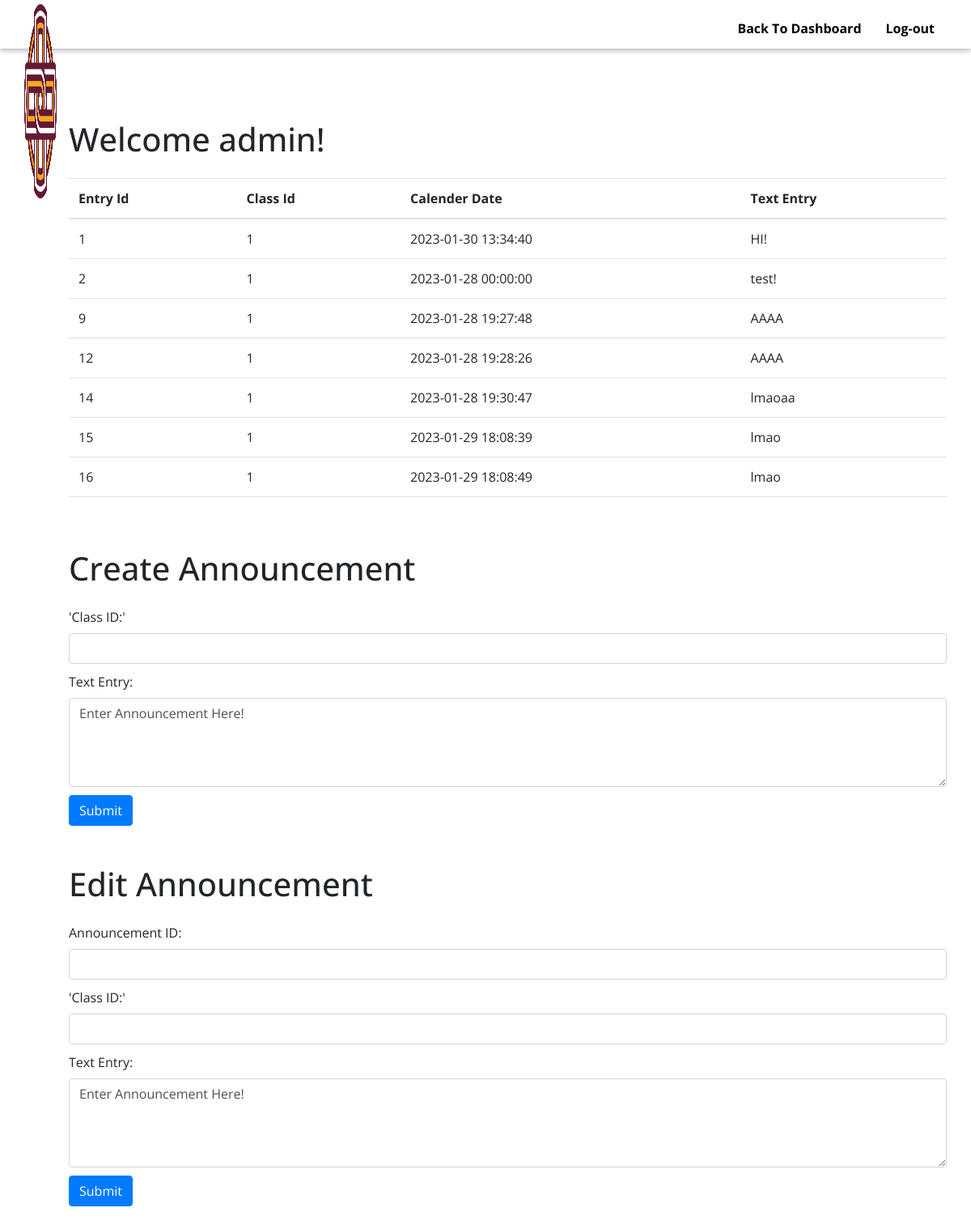
The page /manage_php/announcement_manage.php (signed in) on the database its author committed.
### tables this page shows
CREATE TABLE `Announcement_Entry` (
  `Entry_id` int NOT NULL AUTO_INCREMENT,
  `Class_id` int NOT NULL,
  `Calender_date` datetime DEFAULT NULL,
  `Text_entry` varchar(500) NOT NULL,
  PRIMARY KEY (`Entry_id`),
  KEY `Class_id` (`Class_id`),
  CONSTRAINT `Announcement_Entry_ibfk_1` FOREIGN KEY (`Class_id`) REFERENCES `Class` (`Class_id`)
);

### manage_php/announcement_manage.php (the view, shortened to what this page needs)
<!DOCTYPE html>
<?php
include("../includes/classes.php");
?>
<html>
<head>
        <link href="https://cdn.jsdelivr.net/npm/bootstrap@5.1.3/dist/css/bootstrap.min.css" rel="stylesheet">
        <link rel="stylesheet" type="text/css" href="../styles/style.css">
    </head>
    <link rel="stylesheet" href="https://stackpath.bootstrapcdn.com/bootstrap/4.3.1/css/bootstrap.min.css">
    <link rel="stylesheet" href="https://cdnjs.cloudflare.com/ajax/libs/font-awesome/5.15.2/css/all.min.css" />
</head>
<body>
    <nav>
    <div id="left-side">
       <div id="logo-div">
        <a>
        <img src="../imgs/logo.png" style="max-width:40px" />
        </a>
        </div>
        </div>
        <div id="right-side">
        <div class="link-nav"><a style="color:black; text-decoration:none;" href="student_dash.php">Back To Dashboard</a></div>
        <div class="link-nav"><a onclick="logoutcall()" id="logoutbtn">Log-out</a></div>
    </div>
    </nav>
    <div class="container-fluid">
        <div class="row">
  <div class="container">
    <h1 class="mt-5 mb-4">Welcome admin!</h1>
    <div class="table-responsive">
      <?php
      if ((isset($_GET['refresh']) && $_GET['refresh'] == 1) || empty($_REQUEST)) {
        $sql = "SELECT * FROM Announcement_Entry";
        $result = $conn->query($sql);
        if ($result->num_rows > 0) {
          echo "<table class='table table-hover'>";
          echo "<thead>";
          echo "<tr>";
          echo "<th>Entry Id</th>";
          echo "<th>Class Id</th>";
          echo "<th>Calender Date</th>";
          echo "<th>Text Entry</th>";
          echo "</tr>";
          echo "</thead>";
          echo "<tbody>";
          while ($row = $result->fetch_assoc()) {
            echo "<tr>";
            echo "<td>" . $row['Entry_id'] . "</td>";
            echo "<td>" . $row['Class_id'] . "</td>";
            echo "<td>" . $row['Calender_date'] . "</td>";
            echo "<td>" . $row['Text_entry'] . "</td>";
            echo "</tr>";
          }
          echo "</tbody>";
          echo "</table>";
        }
      }
      ?>
    </div>
    <h1 class="mt-5 mb-4">Create Announcement</h1>
    <form id="announcement_create" class="mb-5">
      <div class="form-group">
        <label for="class_id">'Class ID:'</label>
        <input type="text" class="form-control" id="class_id" name="class_id">
      </div>
      <div class="form-group">
        <label for="text_entry">Text Entry:</label>
        <textarea class="form-control" id="text_entry" name="text_entry" rows="4" cols="50">Enter Announcement Here!</textarea>
      </div>
      <button type="button" class="btn btn-primary" onclick="createAnnouncement();">Submit</button>
    </form>
    <h1 class="mt-5 mb-4">Edit Announcement</h1>
    <form id="announcement_edit" class="mb-5">
      <div class="form-group">
        <label for="id">Announcement ID:</label>
        <input type="text" class="form-control" id="id" name="id">
      </div>
      <div class="form-group">
        <label for="class_id">'Class ID:'</label>
        <input type="text" class="form-control" id="class_id" name="class_id">
      </div>
      <div class="form-group">
        <label for="text_entry">Text Entry:</label>
        <textarea class="form-control" id="text_entry" name="text_entry" rows="4" cols="50">Enter Announcement Here!</textarea>
      </div>
      <button type="button" id="editBtn" class="btn btn-primary" onclick="editAnnouncement()">Submit</button>
      </form>
      </body>
      </html>

### styles/style.css (style rules this page uses)
* { font-family: 'Open Sans', sans-serif; }
.link-nav a { cursor: pointer; }
.table { max-width: 100% !important; }
body { margin:0; background-color: rgb(34 51 167 / 11%); border:0px solid black !important; }
nav { height: 60px; display: flex; background-color: #FFFF; color: black; margin:0%; width:100vw; padding-top:5px; padding-bottom:5px; box-shadow: 0px 3px 6px #00000041; vertical-align: center; z-index: 99; }
#logo-div { vertical-align:middle; height: 100%; display: flex; align-items:center; }
#left-side { margin-left: 30px; float: left; flex-grow: 1; }
#right-side { margin-right: 30px; display: flex; align-self: right; align-content: right; text-align: center; float: right; }
.link-nav { padding-left:15px; padding-right:15px; line-height: 60px; text-align: center; font-weight: bold; vertical-align: middle; }
.form-group { margin-bottom: 10px !important; }
.container-fluid { padding: 2.5em; }
* { box-sizing: border-box; }
body { border: 2px solid black; height: 600px; }
img { height: 240px; width: 320px; }

### rows shown on the page
announcement_entry: Entry_id "1", Class "1", Calender_date "2023-01-30 13:34:40", Text_entry "HI!"
announcement_entry: Entry_id "2", Class "1", Calender_date "2023-01-28 00:00:00", Text_entry "test!"
announcement_entry: Entry_id "9", Class "1", Calender_date "2023-01-28 19:27:48", Text_entry "AAAA"
announcement_entry: Entry_id "12", Class "1", Calender_date "2023-01-28 19:28:26", Text_entry "AAAA"
announcement_entry: Entry_id "14", Class "1", Calender_date "2023-01-28 19:30:47", Text_entry "lmaoaa"
announcement_entry: Entry_id "15", Class "1", Calender_date "2023-01-29 18:08:39", Text_entry "lmao"
announcement_entry: Entry_id "16", Class "1", Calender_date "2023-01-29 18:08:49", Text_entry "lmao"
